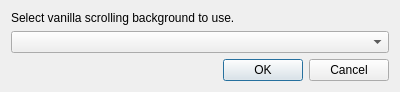
<?xml version="1.0" encoding="UTF-8"?>
<ui version="4.0">
 <class>Dialog</class>
 <widget class="QDialog" name="Dialog">
  <property name="geometry">
   <rect>
    <x>0</x>
    <y>0</y>
    <width>400</width>
    <height>86</height>
   </rect>
  </property>
  <property name="windowTitle">
   <string>Vanilla scrolling background</string>
  </property>
  <layout class="QVBoxLayout" name="verticalLayout">
   <item>
    <widget class="QLabel" name="label">
     <property name="text">
      <string>Select vanilla scrolling background to use.</string>
     </property>
    </widget>
   </item>
   <item>
    <widget class="QComboBox" name="comboBox"/>
   </item>
   <item>
    <widget class="QDialogButtonBox" name="buttonBox">
     <property name="orientation">
      <enum>Qt::Horizontal</enum>
     </property>
     <property name="standardButtons">
      <set>QDialogButtonBox::Cancel|QDialogButtonBox::Ok</set>
     </property>
    </widget>
   </item>
  </layout>
 </widget>
 <resources/>
 <connections>
  <connection>
   <sender>buttonBox</sender>
   <signal>accepted()</signal>
   <receiver>Dialog</receiver>
   <slot>accept()</slot>
   <hints>
    <hint type="sourcelabel">
     <x>248</x>
     <y>254</y>
    </hint>
    <hint type="destinationlabel">
     <x>157</x>
     <y>274</y>
    </hint>
   </hints>
  </connection>
  <connection>
   <sender>buttonBox</sender>
   <signal>rejected()</signal>
   <receiver>Dialog</receiver>
   <slot>reject()</slot>
   <hints>
    <hint type="sourcelabel">
     <x>316</x>
     <y>260</y>
    </hint>
    <hint type="destinationlabel">
     <x>286</x>
     <y>274</y>
    </hint>
   </hints>
  </connection>
 </connections>
</ui>
